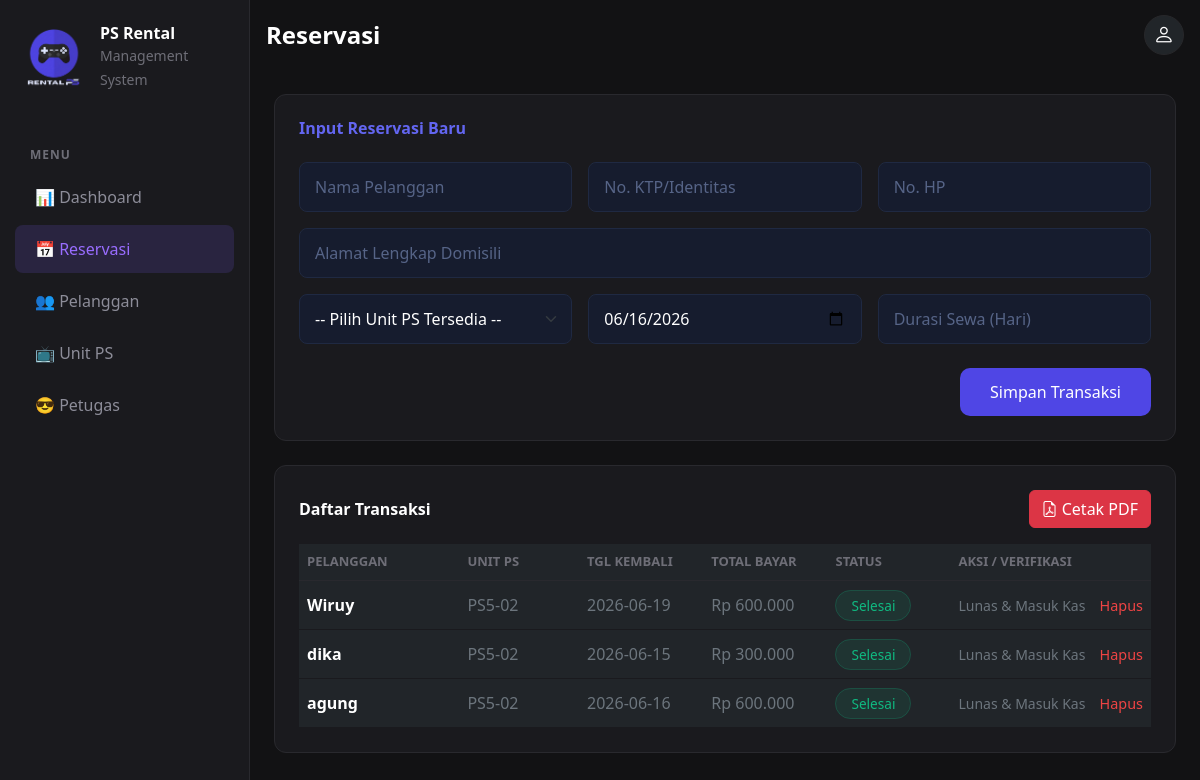
/reservasi.php (signed in), run on the app's committed database.
### tables this page shows
CREATE TABLE `tb_reservasi` (
  `id_reservasi` int(11) NOT NULL,
  `id_pelanggan` int(11) DEFAULT NULL,
  `id_paket` int(11) DEFAULT NULL,
  `tgl_reservasi` date NOT NULL,
  `lama_sewa` int(11) NOT NULL,
  `status_reservasi` varchar(30) NOT NULL
);

CREATE TABLE `tb_pelanggan` (
  `id_pelanggan` int(11) NOT NULL,
  `no_identitas` varchar(50) NOT NULL,
  `nama_pelanggan` varchar(100) NOT NULL,
  `no_hp` varchar(20) NOT NULL,
  `alamat` text NOT NULL,
  `status_pelanggan` varchar(20) DEFAULT 'Aktif'
);

CREATE TABLE `tb_unit_playstation` (
  `id_paket` int(11) NOT NULL,
  `nama_unit` varchar(50) NOT NULL,
  `tipe_playstation` varchar(30) NOT NULL,
  `status_unit` varchar(20) NOT NULL,
  `harga_sewa` int(11) NOT NULL
);

### reservasi.php (the view, shortened to what this page needs)
<?php
include 'koneksi.php';
?>
<!DOCTYPE html>
<html lang="id">
<head>
    <link href="https://cdn.jsdelivr.net/npm/bootstrap@5.3.0/dist/css/bootstrap.min.css" rel="stylesheet">
    <link rel="stylesheet" href="reservasi.css">
    <link rel="stylesheet" href="https://cdn.jsdelivr.net/npm/bootstrap-icons@1.11.0/font/bootstrap-icons.css">
</head>
<body>
    <div class="d-flex">
        <?php include 'sidebar.php'; ?>
        <main class="content-wrapper flex-grow-1">
            <?php
            include 'topbar.php';
            ?>
            <div class="container-fluid p-3 p-md-4">
                <div class="card-custom p-4 mb-4">
                    <h6 class="text-primary fw-bold mb-4" style="color: #6366f1 !important;">Input Reservasi Baru</h6>
                    <form action="" method="POST">
                        <div class="row g-3 mb-3">
                            <div class="col-12 col-md-4">
                                <input type="text" name="nama_pelanggan" placeholder="Nama Pelanggan" class="form-control form-control-custom" required>
                            </div>
                            <div class="col-12 col-md-4">
                                <input type="text" name="no_identitas" placeholder="No. KTP/Identitas" class="form-control form-control-custom" required>
                            </div>
                            <div class="col-12 col-md-4">
                                <input type="text" name="no_hp" placeholder="No. HP" class="form-control form-control-custom" required>
                            </div>
                        </div>
                        <div class="row g-3 mb-3">
                            <div class="col-12">
                                <input type="text" name="alamat" placeholder="Alamat Lengkap Domisili" class="form-control form-control-custom" required>
                            </div>
                        </div>
                        <div class="row g-3 mb-4">
                            <div class="col-12 col-md-4">
                                <select name="id_paket" class="form-select form-control-custom" required>
                                    <option value="">-- Pilih Unit PS Tersedia --</option>
                                </select>
                            </div>
                            <div class="col-12 col-md-4">
                                <input type="date" name="tgl_reservasi" value="<?= date('Y-m-d'); ?>" class="form-control form-control-custom" required>
                            </div>
                            <div class="col-12 col-md-4">
                                <input type="number" name="lama_sewa" placeholder="Durasi Sewa (Hari)" class="form-control form-control-custom" min="1" required>
                            </div>
                        </div>
                        <div class="d-flex justify-content-end">
                            <button type="submit" name="buat_reservasi" class="btn btn-purple">Simpan Transaksi</button>
                        </div>
                    </form>
                </div>
                <div class="card-custom p-4">
                    <div class="d-flex justify-content-between align-items-center mb-3">
                        <h6 class="text-white fw-bold m-0">Daftar Transaksi</h6>
                        <a href="laporan_reservasi.php"
                            target="_blank"
                            class="btn btn-danger">
                            <i class="bi bi-file-earmark-pdf"></i> Cetak PDF
                        </a>
                    </div>
                    <div class="table-responsive">
                        <table class="table table-custom table-dark table-borderless m-0">
                            <thead>
                                <tr>
                                    <th style="width: 20%;">PELANGGAN</th>
                                    <th style="width: 15%;">UNIT PS</th>
                                    <th style="width: 15%;">TGL KEMBALI</th>
                                    <th style="width: 15%;">TOTAL BAYAR</th>
                                    <th style="width: 15%;">STATUS</th>
                                    <th style="width: 20%;">AKSI / VERIFIKASI</th>
                                </tr>
                            </thead>
                            <tbody>
                                <?php
                                $q = "SELECT Tb_Reservasi.*, Tb_Pelanggan.nama_pelanggan, Tb_Unit_PlayStation.nama_unit, Tb_Unit_PlayStation.harga_sewa
                                          FROM Tb_Reservasi
                                          JOIN Tb_Pelanggan ON Tb_Reservasi.id_pelanggan = Tb_Pelanggan.id_pelanggan
                                          JOIN Tb_Unit_PlayStation ON Tb_Reservasi.id_paket = Tb_Unit_PlayStation.id_paket
                                          ORDER BY Tb_Reservasi.id_reservasi DESC";
                                $data = mysqli_query($koneksi, $q);
                                while ($row = mysqli_fetch_array($data)) {
                                    $total = $row['lama_sewa'] * $row['harga_sewa'];
                                    $tgl_mulai = new DateTime($row['tgl_reservasi']);
                                    $tgl_mulai->modify('+' . $row['lama_sewa'] . ' day');
                                    $tgl_kembali = $tgl_mulai->format('Y-m-d');
                                    $is_done = ($row['status_reservasi'] == 'Selesai');
                                ?>
                                    <tr>
                                        <td class="text-white fw-bold"><?= $row['nama_pelanggan']; ?></td>
                                        <td class="text-secondary"><?= $row['nama_unit']; ?></td>
                                        <td class="text-secondary"><?= $tgl_kembali; ?></td>
                                        <td class="text-secondary">Rp <?= number_format($total, 0, ',', '.'); ?></td>
                                        <td>
                                            <span class="<?= $is_done ? 'badge-status-selesai' : 'badge-status-belum'; ?>"> <?= $row['status_reservasi']; ?>
                                            </span>
                                        </td>
                                        <td>
                                            <?php if (!$is_done) : ?>
                                                <a href="reservasi.php?konfirmasi=<?= $row['id_reservasi']; ?>"
                                                    class="text-success-custom"
                                                    onclick="return confirm('Konfirmasi pembayaran lunas untuk pesanan ini?')">
                                                    ✓ Konfirmasi
                                                </a>
                                            <?php else : ?>
                                                <span class="text-secondary small">Lunas & Masuk Kas</span>
                                            <?php endif; ?>
                                            <a href="reservasi.php?hapus=<?= $row['id_reservasi']; ?>"
                                                class="text-danger-custom"
                                                onclick="return confirm('Hapus data transaksi ini?')">
                                                Hapus
                                            </a>
                                        </td>
                                    </tr>
                                <?php } ?>
                            </tbody>
                        </table>
                    </div>
                </div>
            </div>
        </main>
    </div>
</body>
</html>

### reservasi.css (style rules this page uses)
html, body { width: 100%; min-height: 100%; margin: 0; overflow-x: hidden; }
* { box-sizing: border-box; }
body { background-color: #121214; }
.flex-grow-1, .content-wrapper { width: 100%; min-width: 0; }
.container-fluid { width: 100%; max-width: 100%; }
.card-custom { background-color: #1a1a1e; border: 1px solid #29292e; border-radius: 12px; width: 100%; overflow: hidden; }
.form-control-custom { background-color: #161c2e !important; border: 1px solid #1f2942 !important; color: #ffffff !important; padding: 12px 15px; border-radius: 8px; width: 100%; }
.form-control-custom::placeholder { color: #566487; }
.form-select { width: 100%; }
.btn-purple { background-color: #4f46e5; color: white; border: none; padding: 12px 30px; border-radius: 10px; font-weight: 500; }
.table-responsive { width: 100%; overflow-x: auto; -webkit-overflow-scrolling: touch; }
.table-custom { color: #e1e1e6 !important; margin-bottom: 0; }
.table-custom th { color: #6e6e77 !important; border-bottom: 1px solid #29292e !important; font-size: 13px; white-space: nowrap; }
.table-custom td { border-bottom: 1px solid #1a1a1e !important; padding: 12px 8px !important; white-space: nowrap; }
.badge-status-selesai { background-color: rgba(16, 185, 129, 0.1); color: #10b981; border: 1px solid rgba(16, 185, 129, 0.2); padding: 5px 15px; border-radius: 20px; font-size: 0.85rem; }
.text-danger-custom { color: #ef4444; text-decoration: none; font-size: 0.9rem; margin-left: 10px; }

### sidebar.php (style rules this page uses)
html, body { min-height: 100%; overflow-x: hidden; }
.flex-grow-1 { min-width: 0; width: 100%; }
body { background-color: #121214; color: #e1e1e6; font-family: 'Segoe UI', Tahoma, Geneva, Verdana, sans-serif; }
.card-custom { background-color: #1a1a1e; border: 1px solid #29292e; border-radius: 12px; }
.table-custom { color: #e1e1e6 !important; }
.table-custom th { color: #6e6e77 !important; border-bottom: 1px solid #29292e !important; font-size: 13px; }
.table-custom td { border-bottom: 1px solid #1a1a1e !important; padding: 12px 8px !important; }
.table-responsive { overflow-x: auto; }

### data on the page
tb_reservasi: id_pelanggan.nama_pelanggan "Wiruy", id_paket.nama_unit "PS5-02", tgl_kembali "2026-06-19", lama_sewa.harga_sewa "600.000", status_reservasi "Selesai", shows "Lunas & Masuk Kas"
tb_reservasi: id_pelanggan.nama_pelanggan "dika", id_paket.nama_unit "PS5-02", tgl_kembali "2026-06-15", lama_sewa.harga_sewa "300.000", status_reservasi "Selesai", shows "Lunas & Masuk Kas"
tb_reservasi: id_pelanggan.nama_pelanggan "agung", id_paket.nama_unit "PS5-02", tgl_kembali "2026-06-16", lama_sewa.harga_sewa "600.000", status_reservasi "Selesai", shows "Lunas & Masuk Kas"

### other printed values
$page_title "Reservasi"
